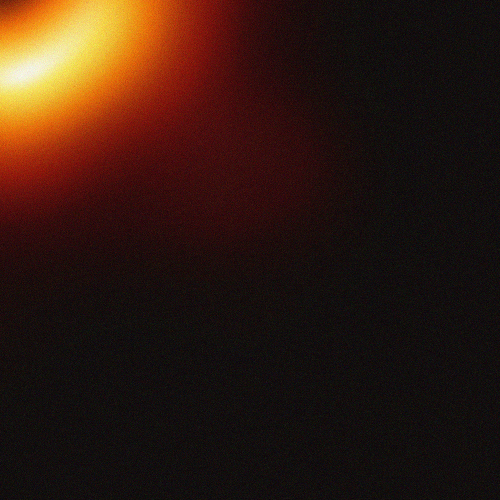
#> input picture Assignment_22/input/hw2/BlackHole/Four/1.jpg, 1000 x 1000 px, found by its file name (shown at 1/2 size); its folder holds only this picture in this run
$ python '2. Black Hole.py'
#> lines starting #> are read from the running program, lines starting #| are printed output that depends on the picture
import cv2
import numpy as np

image = []
nameFile = ["one", "Two", "Three", "Four"]

for i in range(4):
    finalImg = np.zeros((1000, 1000), dtype="uint8")
    for j in range(1, 5):
        img = cv2.imread(f"G:\Program\Python\PyLearn\IP\Assignment_22\pics\hw2\BlackHole\{nameFile[i]}\{j}.jpg",0)
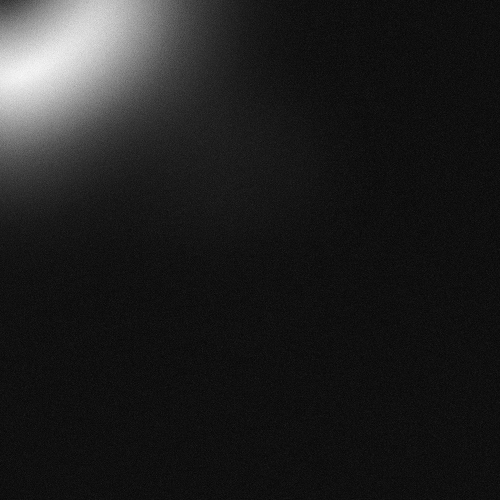
#> img: shape (1000, 1000) (shown at 1/2 size); min 0, max 252, mean 31.5
        finalImg += img // 6
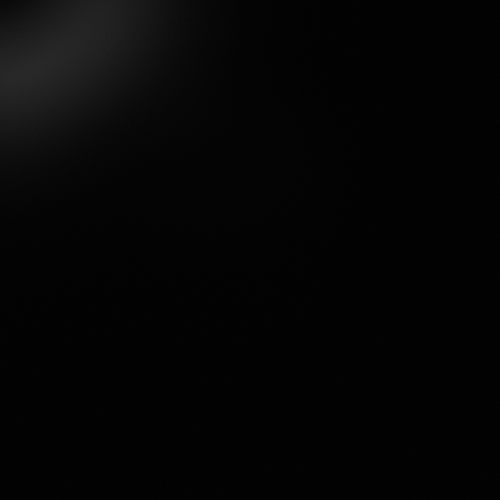
#> finalImg: shape (1000, 1000) (shown at 1/2 size); min 0, max 42, mean 4.8
#> (the run stopped early here; a loop or call above may not have finished)

$ run again, on Assignment_22/input/hw2/BlackHole/Three/1.jpg
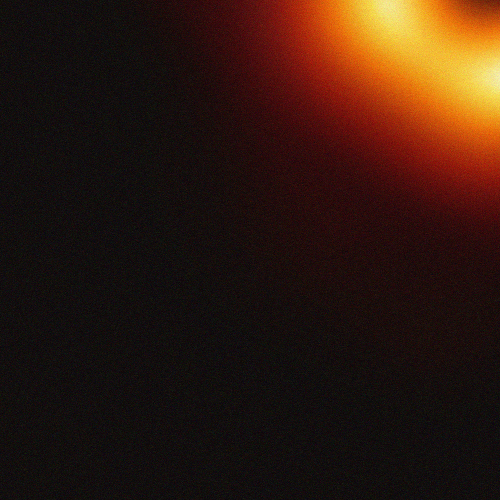
#> input picture Assignment_22/input/hw2/BlackHole/Three/1.jpg, 1000 x 1000 px, found by its file name (shown at 1/2 size)
#> `img = cv2.imread(f"G:\Program\Python\PyLearn\IP\Assignment_22\pics\hw2..`:
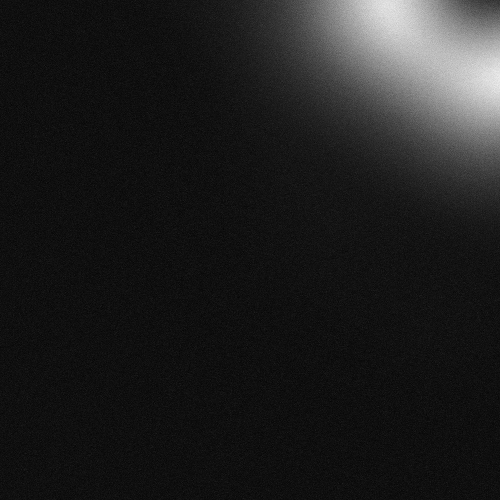
#> img: shape (1000, 1000) (shown at 1/2 size); min 0, max 244, mean 30.5
#> `finalImg += img // 6`:
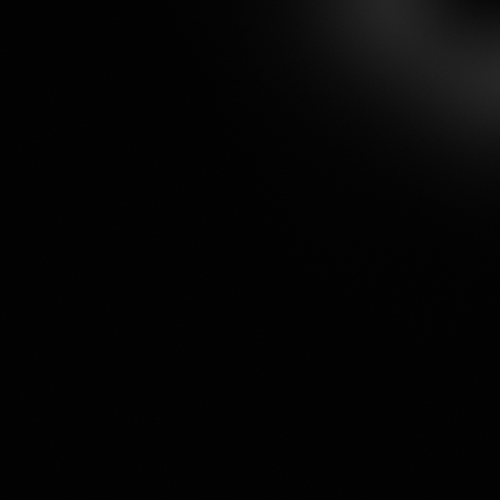
#> finalImg: shape (1000, 1000) (shown at 1/2 size); min 0, max 40, mean 4.7
